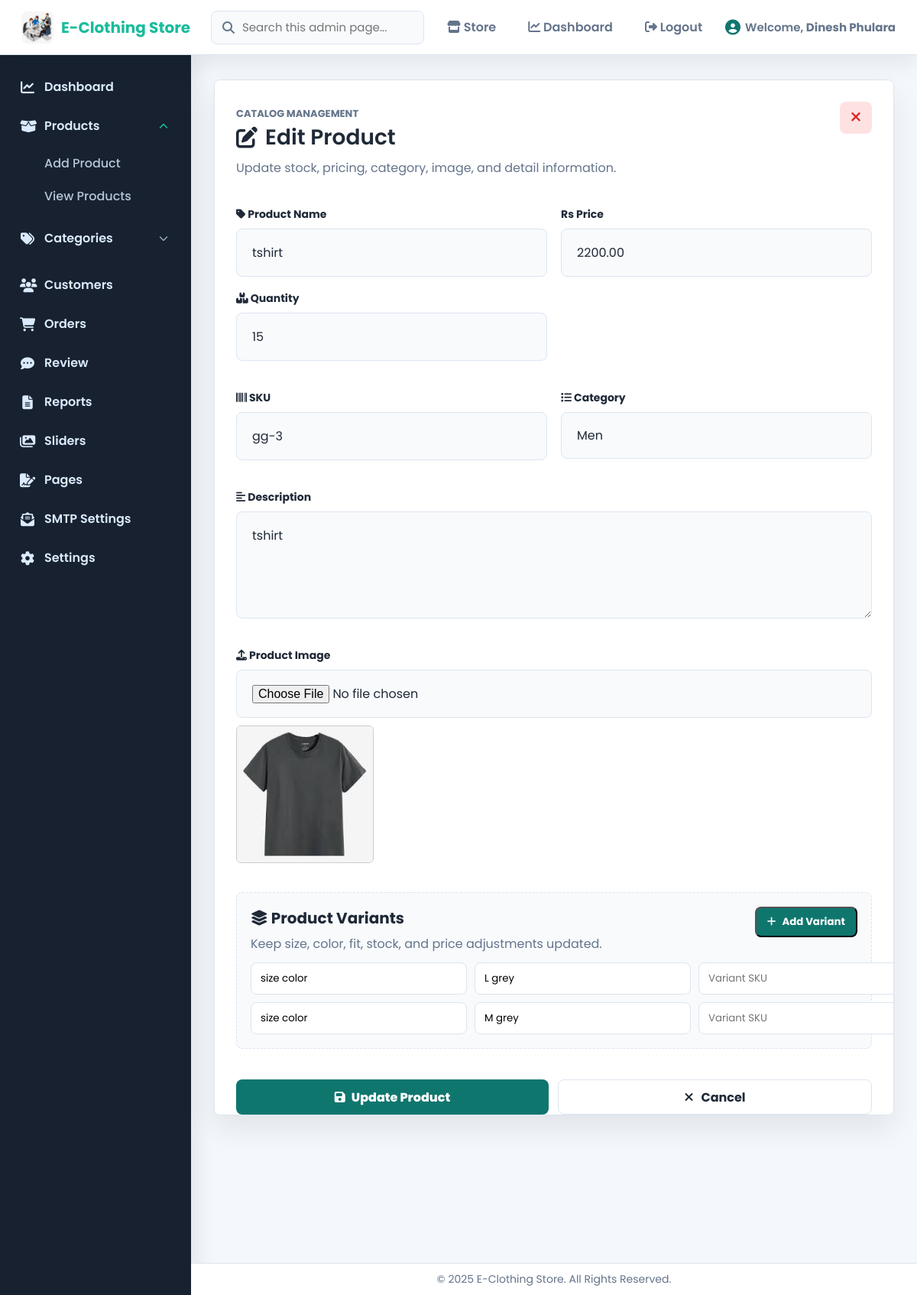
/product/edit.php?id=114 (signed in), run on the app's committed database.
### tables this page shows
CREATE TABLE `store_settings` (
  `id` int NOT NULL AUTO_INCREMENT,
  `store_name` varchar(255) NOT NULL,
  `store_logo` varchar(255) DEFAULT NULL,
  `contact_number` varchar(50) DEFAULT NULL,
  `store_email` varchar(255) DEFAULT NULL,
  `store_address` varchar(255) DEFAULT NULL,
  `store_information` text,
  `established_date` varchar(50) DEFAULT NULL,
  `currency_code` varchar(10) NOT NULL DEFAULT 'NPR',
  `currency_symbol` varchar(20) NOT NULL DEFAULT 'Rs',
  PRIMARY KEY (`id`)
);

CREATE TABLE `product` (
  `id` int NOT NULL AUTO_INCREMENT,
  `name` varchar(100) DEFAULT NULL,
  `description` text,
  `price` decimal(10,2) DEFAULT NULL,
  `quantity` int DEFAULT NULL,
  `sku` varchar(100) DEFAULT NULL,
  `category_id` int DEFAULT NULL,
  `image` varchar(255) DEFAULT NULL,
  `created_at` datetime DEFAULT CURRENT_TIMESTAMP,
  `deleted_at` datetime DEFAULT NULL,
  PRIMARY KEY (`id`),
  KEY `category_id` (`category_id`),
  CONSTRAINT `product_ibfk_1` FOREIGN KEY (`category_id`) REFERENCES `category` (`id`) ON DELETE CASCADE
);

CREATE TABLE `category` (
  `id` int NOT NULL AUTO_INCREMENT,
  `name` varchar(100) DEFAULT NULL,
  `description` text,
  `created_at` datetime DEFAULT CURRENT_TIMESTAMP,
  `deleted_at` datetime DEFAULT NULL,
  PRIMARY KEY (`id`)
);

CREATE TABLE `productdetail` (
  `id` int NOT NULL AUTO_INCREMENT,
  `product_id` int DEFAULT NULL,
  `variation_key` varchar(100) DEFAULT NULL,
  `variation_value` varchar(100) DEFAULT NULL,
  `variant_sku` varchar(120) DEFAULT NULL,
  `price_adjustment` decimal(10,2) NOT NULL DEFAULT '0.00',
  `quantity` int NOT NULL DEFAULT '0',
  `created_at` datetime DEFAULT CURRENT_TIMESTAMP,
  `deleted_at` datetime DEFAULT NULL,
  PRIMARY KEY (`id`),
  KEY `product_id` (`product_id`),
  CONSTRAINT `productdetail_ibfk_1` FOREIGN KEY (`product_id`) REFERENCES `product` (`id`) ON DELETE CASCADE
);

### product/edit.php (the view, shortened to what the rows shown need)
<?php
require_once __DIR__ . '/../includes/admin_auth.php';
require_once __DIR__ . '/../includes/product_variants.php';
$con = require_admin(null, '../Admin/Adminlogin.php');
$id = isset($_GET['id']) ? intval($_GET['id']) : 0;
$query = "SELECT * FROM product WHERE id = $id AND deleted_at IS NULL";
$result = mysqli_query($con, $query);
$product = $result ? mysqli_fetch_assoc($result) : null;
$categories = [];
$catResult = mysqli_query($con, "SELECT * FROM category WHERE deleted_at IS NULL");
while ($cat = mysqli_fetch_assoc($catResult)) {
    $categories[] = $cat;
}
$upload_dir = "../assets/images/";
$image = $product['image'];
$variants = get_product_variants($con, $id);
include '../includes/header.php';
?>
<section class="add-product-container">
    <form id="addProductForm" method="POST" enctype="multipart/form-data" novalidate>
        <div class="product-form-header">
            <div>
                <h2><i class="fas fa-edit"></i> Edit Product</h2>
            </div>
        </div>
        <div class="inline-group">
            <div class="form-group">
                <label><i class="fas fa-tag"></i> Product Name</label>
                <input type="text" name="name" value="<?= htmlspecialchars($product['name']) ?>" required>
            </div>
            <div class="form-group">
                <label><span class="rs-symbol"><?= htmlspecialchars(currency_symbol($con)) ?></span> Price</label>
                <input type="number" name="price" step="0.01" min="0" value="<?= htmlspecialchars($product['price']) ?>" required>
            </div>
            <div class="form-group">
                <label><i class="fas fa-boxes"></i> Quantity</label>
                <input type="number" name="quantity" min="0" value="<?= htmlspecialchars($product['quantity']) ?>" required>
            </div>
        </div>
        <div class="inline-group form-section">
            <div class="form-group">
                <label><i class="fas fa-barcode"></i> SKU</label>
                <input type="text" name="sku" value="<?= htmlspecialchars($product['sku']) ?>" required>
            </div>
            <div class="form-group">
                <label><i class="fas fa-list"></i> Category</label>
                <select name="category_id" required>
                    <?php foreach ($categories as $cat): ?>
                        <option value="<?= $cat['id'] ?>" <?= $cat['id'] == $product['category_id'] ? 'selected' : '' ?>>
                            <?= htmlspecialchars($cat['name']) ?>
                        </option>
                    <?php endforeach; ?>
                </select>
            </div>
        </div>
        <div class="form-group form-section">
            <label><i class="fas fa-align-left"></i> Description</label>
            <textarea name="description" required><?= htmlspecialchars($product['description']) ?></textarea>
        </div>
        <div class="form-group form-section">
            <label for="userfile"><i class="fas fa-upload"></i> Product Image</label>
            <input type="file" name="userfile" id="userfile" accept="image/*">
            <?php if (!empty($image) && file_exists($upload_dir . $image)) : ?>
                <img src="<?= $upload_dir . htmlspecialchars($image) ?>" alt="Product Image" style="max-width:180px; margin-top:10px;">
            <?php endif; ?>
        </div>
        <div class="form-section variant-section">
            <div id="variantRows" class="variant-rows">
                <?php $variantRows = !empty($variants) ? $variants : [['variation_key' => '', 'variation_value' => '', 'variant_sku' => '', 'price_adjustment' => '', 'quantity' => '']]; ?>
                <?php foreach ($variantRows as $variant): ?>
                    <div class="variant-row">
                        <input type="text" name="variant_key[]" placeholder="Type, e.g. Size" value="<?= htmlspecialchars($variant['variation_key'] ?? '') ?>">
                        <input type="text" name="variant_value[]" placeholder="Value, e.g. M" value="<?= htmlspecialchars($variant['variation_value'] ?? '') ?>">
                        <input type="text" name="variant_sku[]" placeholder="Variant SKU" value="<?= htmlspecialchars($variant['variant_sku'] ?? '') ?>">
                    </div>
                <?php endforeach; ?>
            </div>
        </div>
    </form>
</section>
<?php include '../includes/footer.php'; ?>

### includes/header.php (shortened to what the rows shown need)
<?php
require_once __DIR__ . '/store.php';
$con = require_admin(null, '../Admin/Adminlogin.php');
$storeSettings = get_store_settings($con);
$storeName = $storeSettings['store_name'] ?? "E-Clothing Store";
$storeLogo = $storeSettings['store_logo'] ?? null;
?>
<!DOCTYPE html>
<html lang="en">
<head>
    <link rel="stylesheet" href="../assets/css/Admindashboard.css" />
    <link rel="stylesheet" href="../assets/css/add_product.css" />
    <link rel="stylesheet" href="../assets/css/view_product.css" />
    <link rel="stylesheet" href="../assets/css/edit_product.css" />
    <link rel="stylesheet" href="../assets/css/customers.css" />
    <link rel="stylesheet" href="../assets/css/admin-modern.css" />
    <link rel="stylesheet" href="https://cdnjs.cloudflare.com/ajax/libs/font-awesome/6.4.0/css/all.min.css" />
</head>
<body>
    <header class="topnav admin-topbar">
        <a class="logo admin-brand" href="../Admin/Admindashboard.php" aria-label="Admin dashboard">
            <?php if ($storeLogo): ?>
                <img src="../assets/images/<?= htmlspecialchars($storeLogo) ?>"
                    alt="<?= htmlspecialchars($storeName) ?> Logo"
                    class="admin-brand-logo">
            <?php else: ?>
                <i class="fas fa-tshirt"></i>
            <?php endif; ?>
            <span><?= htmlspecialchars($storeName) ?></span>
        </a>
    </header>
    <main class="main-content">

### data on the page
store_settings: store_logo (picture), store_name "E-Clothing Store"
product: name "tshirt", price "2200.00", quantity "15", sku "gg-3", category_id "Men", description "tshirt", image (picture)
productdetail: variation_key "size color", variation_value "L grey"
productdetail: variation_key "size color", variation_value "M grey"

### other printed values
$adminName "Dinesh Phulara"
currency_symbol($con) "Rs"
